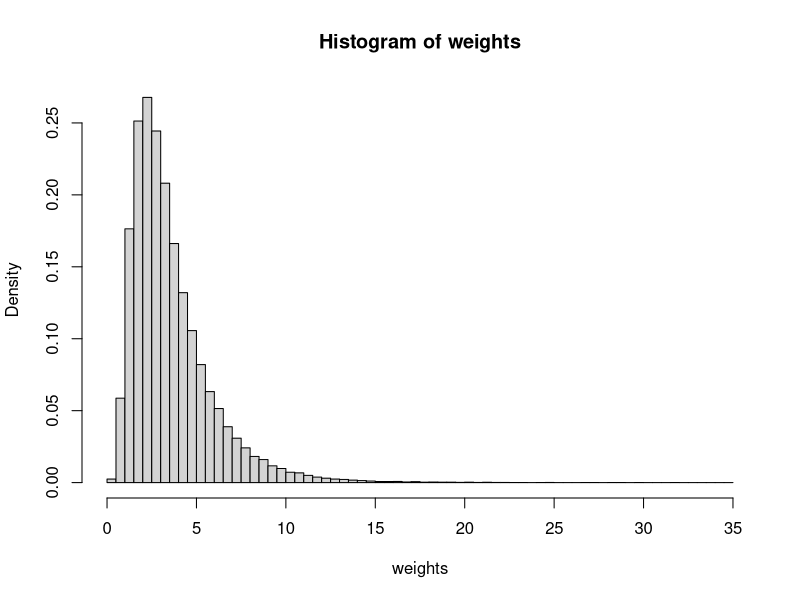
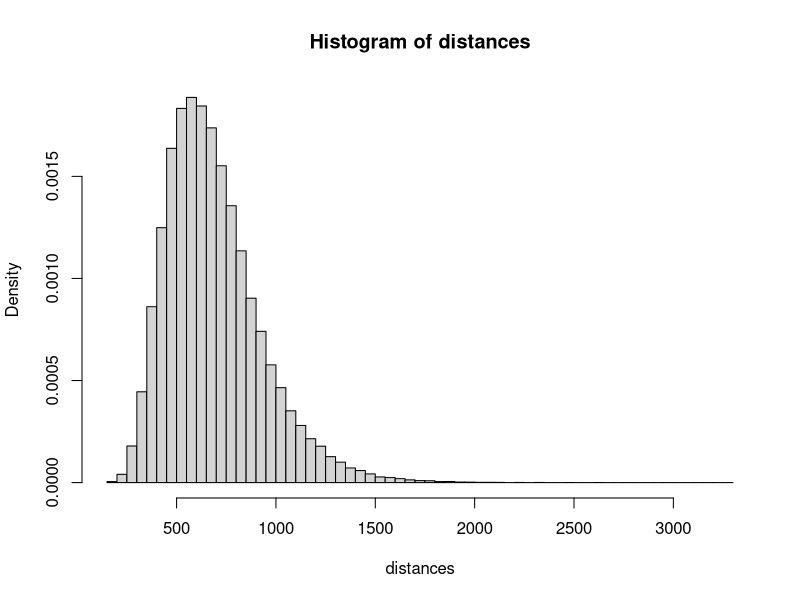

The R script that drew these images, in order: (Note: this script raises an error after producing the figures.)
### RStudio: -*- coding: utf-8 -*-
##
## Copyright (C) 2017 David Beauchemin, Samuel Cabral Cruz, Vincent Goulet
##
## This file is part of the project 
## «Introduction à R - Atelier du colloque R à Québec 2017»
## http://github.com/vigou3/raquebec-atelier-introduction-r
##
## The creation is made available according to the license
## Attribution-Sharing in the same conditions 4.0
## of Creative Commons International
## http://creativecommons.org/licenses/by-sa/4.0/

# Source code for the creation of the benchmark.csv file

# Setting working directory properly 
setwd('C:/Users/Samuel/Documents/ColloqueR/Dev')
getwd()
setwd("..")
(path <- getwd())

# Setting working directory properly 
getwd()
setwd("..")    # Dont execute two times
(path <- getwd())

# Parameters of the simulation
n <- 100000
x <- matrix(c(runif(2*n)),ncol = 2,byrow = TRUE)

# Generate weights with a LogNormal distribution
mu1 <- log(3000)
sigma1 <- log(1.8)
exp(mu1+sigma1**2/2)
exp(2*mu1+4*sigma1**2/2)-exp(mu1+sigma1**2/2)**2
weights <- round(qlnorm(x[,1],mu1,sigma1)/1000,3)
hist(weights,breaks = 100,freq=FALSE)
mean(weights)
max(weights)

# Generate the errors on the weights
weightsTarifParam <- 0.7
weightsCost <- weights*weightsTarifParam
weightsError <- rnorm(n,mean(weightsCost),sd(weightsCost))
max(weightsError)
min(weightsError)
weightsFinalPrice <- weightsCost+weightsError
mean(weightsFinalPrice)
min(weightsFinalPrice)
var(weightsFinalPrice)

# Generate the distance with a LogNormal distribution
# routesCanada
# routesIATA <- cbind(paste(routesCanada$sourceAirport),paste(routesCanada$destinationAirport))
# routesDistance <- apply(routesIATA, 1, function(x) airportsDist(x[1],x[2])$value)
# max(routesDistance)
# mean(routesDistance)
mu2 <- log(650)
sigma2 <- log(1.4)
(distances <- round(qlnorm(x[,2],mu2,sigma2)))
hist(distances,breaks = 100,freq=FALSE)
mean(distances)
max(distances)

# Generate the errors on the distances
distancesTarifParam <- 0.0275
distancesCost <- distances*distancesTarifParam
distancesError <- rnorm(n,mean(distancesCost),sd(distancesCost))
distancesFinalPrice <- distancesCost+distancesError
mean(distancesFinalPrice)
var(distancesFinalPrice)
max(distancesFinalPrice)
min(distancesFinalPrice)

# Generate total price
baseCost <- 10
# taxRate <- sum(table(airportsCanada$province)*as.numeric(paste(taxRates$taxRate)))/length(airportsCanada$province)
taxRate <- 1.082408
profitMargin <- 1.15
(totalCost <- round((baseCost + weightsFinalPrice + distancesFinalPrice)*profitMargin*taxRate,2))
mean(totalCost)
var(totalCost)
max(totalCost)
min(totalCost)

# Export to csv format
(dataExport <- cbind(weights,distances,totalCost))
colnames(dataExport) <- c("Poids (Kg)","Distance (Km)","Prix (CAD $)")
write.csv(dataExport,paste(path,"/Reference/benchmark.csv",sep=""),row.names = FALSE, fileEncoding = "UTF-8")
